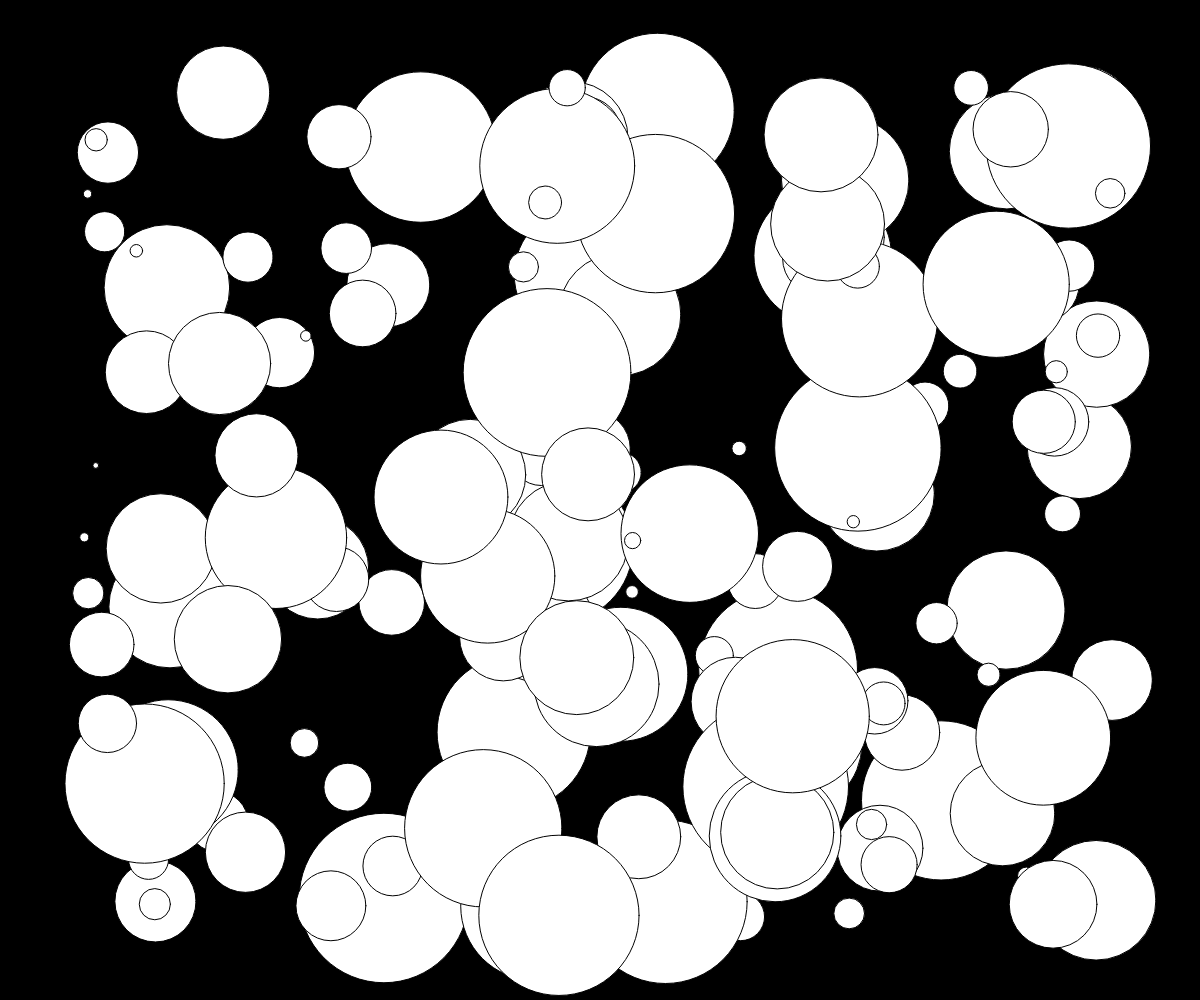
Frame 1 (no input)
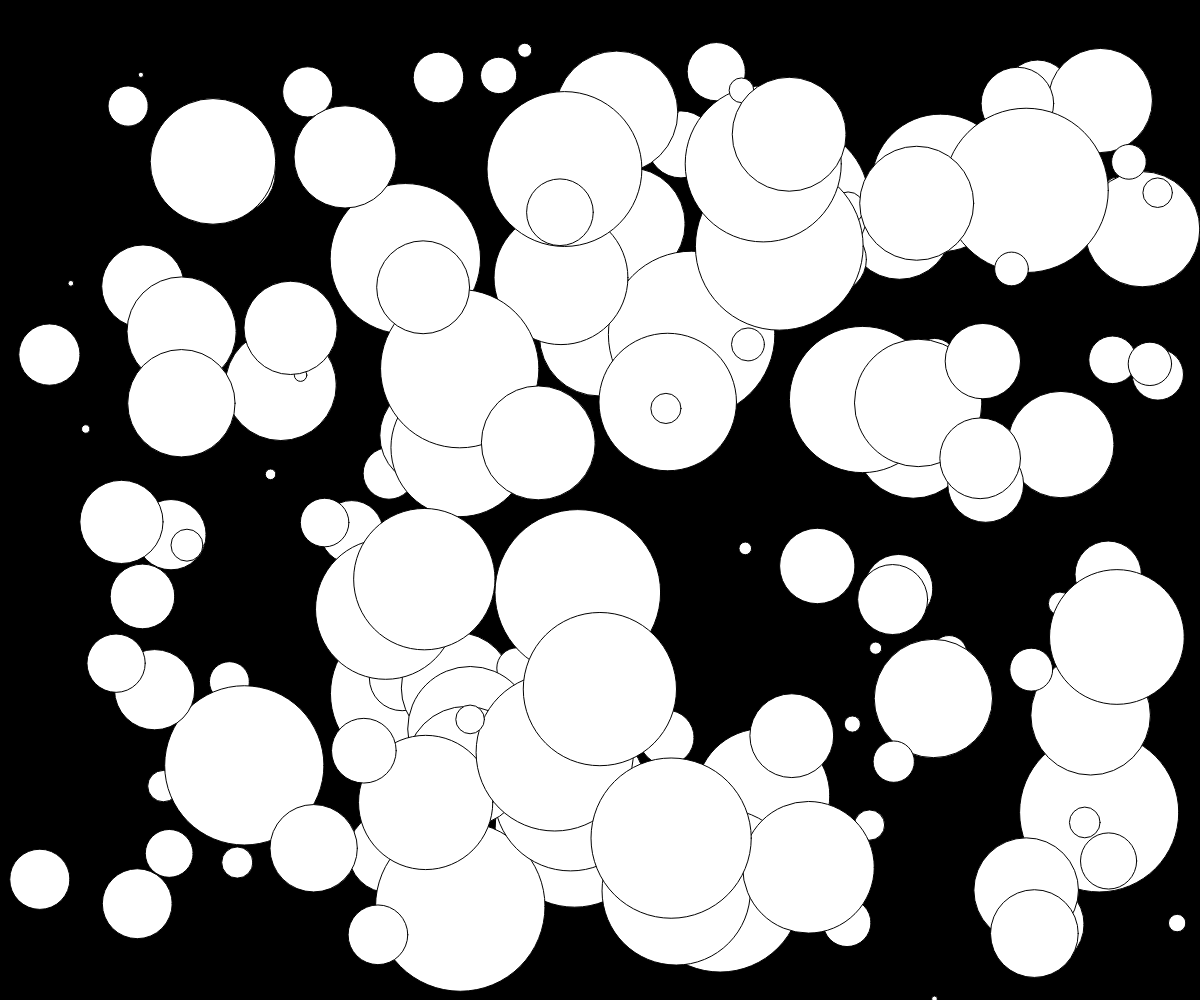
Frame 60 (no input)
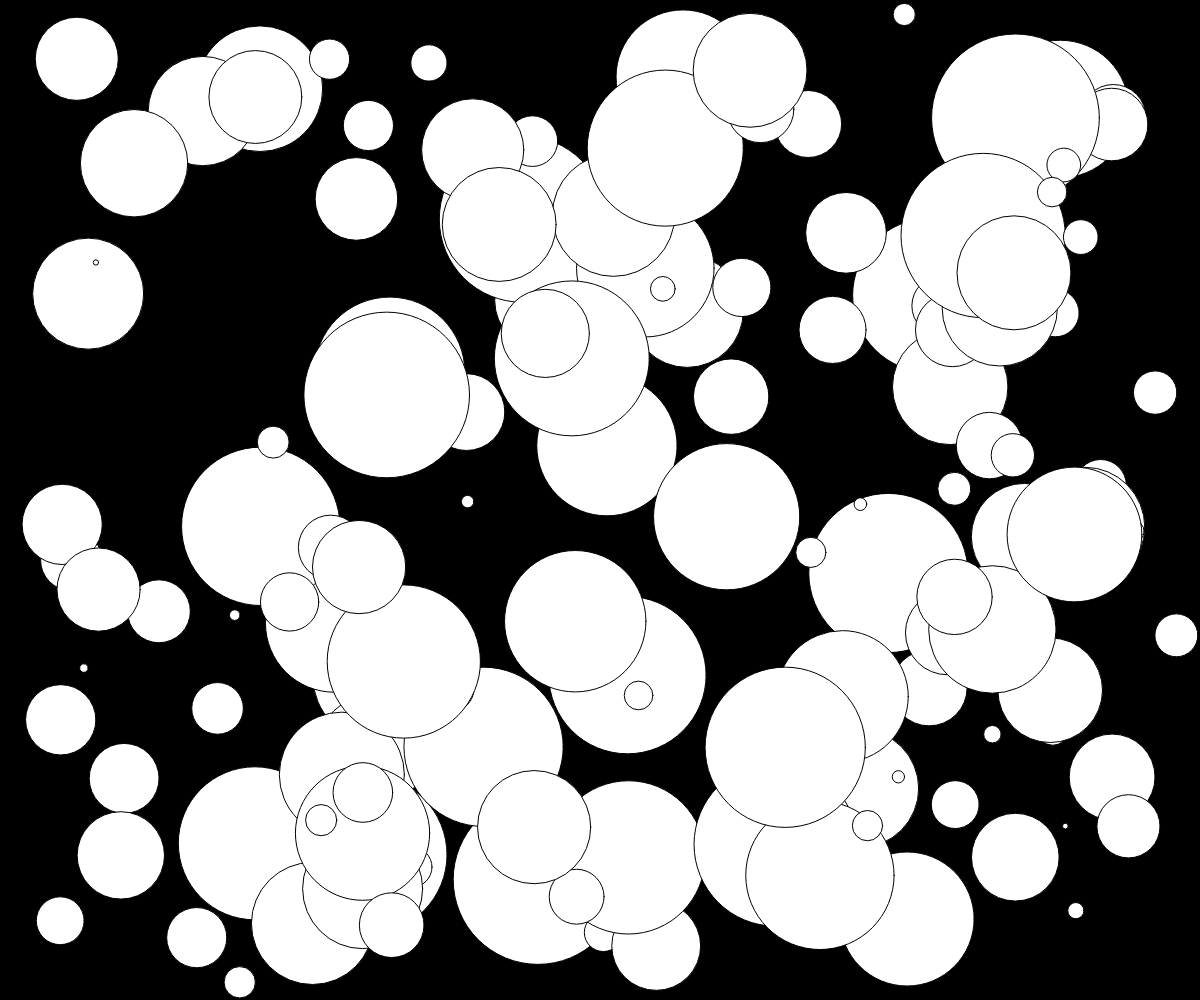
Frame 120 (the mouse pressed at the canvas centre since frame 60)

The p5.js sketch that drew these frames (run headless with seeded random() and noise() and a simulated clock; from frame 60 on, the mouse is pressed at the canvas centre):

// p5.js sketch
// ── sketch.js
let balls = [];

// config
const BALL_COUNT = 150;
const BALL_MIN_SIZE = 5;
const BALL_MAX_SIZE = 170;
const BALL_MAX_RADIUS = BALL_MAX_SIZE / 2;
const BALL_SPEED = 4;
// end of config

function setup() {
  createCanvas(windowWidth, windowHeight);
  for (let i = 0; i < BALL_COUNT; i++) {
    let x = random(BALL_MAX_RADIUS, width - BALL_MAX_RADIUS);
    let y = random(BALL_MAX_RADIUS, height - BALL_MAX_RADIUS);
    balls.push(new Ball(x, y));
  }
}

function draw() {
  background(0);
  balls.forEach(ball => {
    ball.init();
  });
}

function mousePressed() {
  balls.push(new Ball(mouseX, mouseY));
}

function windowResized() {
  resizeCanvas(windowWidth, windowHeight);
}

class Ball {
  constructor(x, y) {
    this.x = x;
    this.y = y;
    this.xSpeed = random(-BALL_SPEED, BALL_SPEED);
    this.ySpeed = random(-BALL_SPEED, BALL_SPEED);
    this.size = random(BALL_MIN_SIZE, BALL_MAX_SIZE);
  }
  move() {
    this.x += this.xSpeed;
    this.y += this.ySpeed;
  }
  bounce() {
    if (this.x > width - this.size / 2 || this.x < 0 + this.size / 2) {
      this.xSpeed *= -1;
    }
    if (this.y > height - this.size / 2 || this.y < 0 + this.size / 2) {
      this.ySpeed *= -1;
    }
  }
  show() {
    ellipse(this.x, this.y, this.size);
  }
  init() {
    this.move();
    this.bounce();
    this.show();
  }
}
